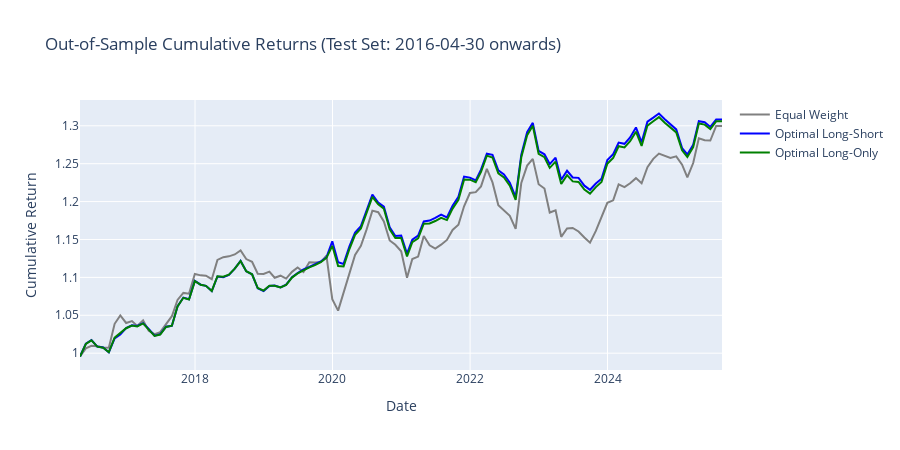

Here is the notebook cell this chart was saved with:
### Code cell
# Plot cumulative returns on TEST set (out-of-sample)
fig = go.Figure()

cum_test_ew = (1 + test_ew).cumprod()
cum_test_ls = (1 + test_ls).cumprod()
cum_test_lo = (1 + test_lo).cumprod()

fig.add_trace(go.Scatter(
    x=cum_test_ew.index, y=cum_test_ew.values,
    name='Equal Weight', line=dict(color='gray', width=2)
))
fig.add_trace(go.Scatter(
    x=cum_test_ls.index, y=cum_test_ls.values,
    name='Optimal Long-Short', line=dict(color='blue', width=2)
))
fig.add_trace(go.Scatter(
    x=cum_test_lo.index, y=cum_test_lo.values,
    name='Optimal Long-Only', line=dict(color='green', width=2)
))

fig.update_layout(
    title=f'Out-of-Sample Cumulative Returns (Test Set: {test_start_date.date()} onwards)',
    xaxis_title='Date',
    yaxis_title='Cumulative Return',
    height=450,
    hovermode='x unified'
)
fig.show()
